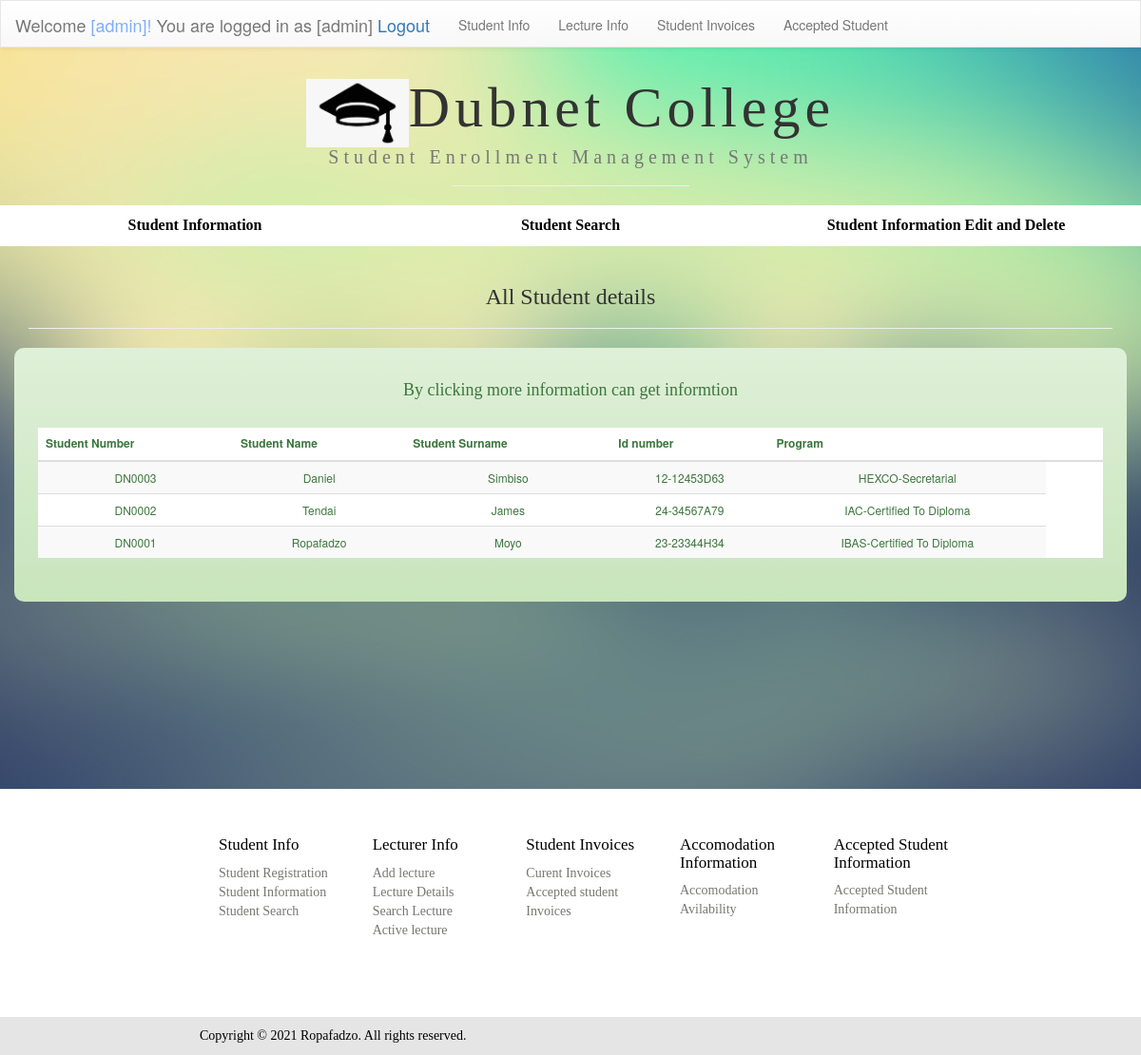
The app's page /studentinfo.php (signed in) with its own data.
### tables this page shows
CREATE TABLE `admission` (
  `id` varchar(255) NOT NULL,
  `sname` varchar(200) NOT NULL,
  `gname` varchar(200) NOT NULL,
  `contact` int(10) NOT NULL,
  `email` varchar(100) NOT NULL,
  `addy` longtext NOT NULL,
  `gender` varchar(255) NOT NULL,
  `idnumber` varchar(255) NOT NULL,
  `nationality` varchar(255) NOT NULL,
  `course` varchar(255) NOT NULL
);

### studentinfo.php (the view, shortened to what this page needs)
<?php
$servername = "localhost";
$username = "root";
$password = "";
$db = "student_admission";
$cn = mysqli_connect($servername, $username, $password, $db);
?>
<!DOCTYPE html
    PUBLIC "-//W3C//DTD XHTML 1.0 Transitional//EN" "http://www.w3.org/TR/xhtml1/DTD/xhtml1-transitional.dtd">
<html xmlns="http://www.w3.org/1999/xhtml">
<head>
    <link rel="stylesheet" href="css/bootstrap.min.css">
    <link rel="stylesheet" href="css/bootstrap-theme.min.css">
    <link rel="stylesheet" href="css/hide.css">
    <link href="css/menu.css" rel="stylesheet" type="text/css" />
</head>
<body>
    <header class="nav-down ">
        <nav style=" border-radius: 0px; height:20px;background-color:#FFF" class="navbar navbar-default">
            <div class="container-fluid">
                <div class="navbar-header">
                    <p class="navbar-brand">Welcome <font color="#7eaefc"><?php echo $_SESSION['username']; ?>!</font>
                        You
                        are logged in as <?php echo $_SESSION['username']; ?> <a href="adminlogin.php">Logout</a>
                </div>
                <div class="collapse navbar-collapse" id="bs-example-navbar-collapse-1">
                    <ul class="nav navbar-nav">
                        <li><a href="studentinfo.php">Student Info</a></li>
                        <li><a href="lecinfo.php">Lecture Info</a></li>
                        <li><a href="invoice.php">Student Invoices</a></li>
                        <li><a href="accepted.php">Accepted Student</a></li>
                    </ul>
                </div>
            </div>
        </nav>
    </header>
    <main>
        <div class="container-fluid">
            <div class="row">
                <h1 class="text-center "><img width="9%" src="images/menu/logol.png">Dubnet College<br /><small
                        style="font-size:20px">Student Enrollment Management System</small></h1>
                <hr width="250px">
            </div>
        </div>
        <div class="container-fluid">
            <div class="row">
                <ul class="nav  nav-justified" style="background-color:#FFF;">
                    <li class="active" style="font-family:calibri; font-size:16px;"><a style="color:#000"
                            href="studentinfo.php"><strong>Student Information</strong></a></li>
                    <li style="font-family:calibri; font-size:16px;"><a style="color:#000"
                            href="studentsearch.php"><strong>Student Search</strong></a></li>
                    <li id="lockk" style="font-family:calibri; font-size:16px;"><a style="color:#000"
                            href="studentedit.php"><strong>Student Information Edit and Delete</strong></a></li>
                </ul>
            </div>
        </div>
        <div class="container">
            <div class="row">
                <div class="col-md-12 col-xs-12">
                    <div class="page-header">
                        <h3 style="font-family:calibri;" class="text-center">All Student details</h3>
                    </div>
                </div>
            </div>
        </div>
        <div style="border-radius:10px; padding:25px;" class="container alert-success">
            <div class="row">
                <div class="col-md-12 ">
                    <h4 style="font-family:calibri;" class="text-center">By clicking more information can get informtion
                    </h4>
                    <br />
                    <table style="background-color:#FFF; font-size:12px; " class="table table-striped table-hover">
                        <thead>
                            <tr>
                                <th valign=""><strong>Student Number</strong></th>
                                <th><strong>Student Name</strong></th>
                                <th><strong>Student Surname</strong></th>
                                <th><strong>Id number</strong></th>
                                <th><strong>Program</strong></th>
                                <th></th>
                                <th></th>
                            </tr>
                        </thead>
                        <tbody>
                            <?php
                            $sel_query = "SELECT * FROM `admission` ORDER BY `id` DESC ";
                            $result = mysqli_query($cn, $sel_query);
                            while ($row = mysqli_fetch_assoc($result)) { ?>
                            <tr>
                                <td align="center"><?php echo $row["id"]; ?></td>
                                <td align="center"><?php echo $row["sname"]; ?> </td>
                                <td align="center"><?php echo $row["gname"]; ?></td>
                                <td align="center"><?php echo $row["idnumber"]; ?> </td>
                                <td align="center"><?php echo $row["course"]; ?></td>
                            </tr>
                            <?php $count++;
                            } ?>
                        </tbody>
                    </table>
                </div>
                <div class="col-md-4">
                </div>
            </div>
        </div>
    </main>
</body>
<footer class=" footer">
    <link href="css/menu.css" rel="stylesheet" type="text/css" />
    <br>
    <div class="container-fluid footer">
        <div class="row">
            <br>
            <div class="col-md-10 col-md-push-2">
                <div style="text-align: left;" class="col-md-2">
                    <h5 style="font-size: 17px;">Student Info</h5>
                    <p><a style="color: #767773" href="#">Student Registration</a><br>
                        <a style="color: #767773" href="#">Student Information</a><br>
                        <a style="color: #767773" href="#">Student Search</a><br>
                    </p>
                </div>
                <div style="text-align: left;" class="col-md-2">
                    <h5 style="font-size: 17px;">Lecturer Info</h5>
                    <p><a style="color: #767773" href="#">Add lecture</a><br>
                        <a style="color: #767773" href="#">Lecture Details</a><br>
                        <a style="color: #767773" href="#">Search Lecture</a><br>
                        <a style="color: #767773" href="#">Active lecture</a><br>
                    </p>
                </div>
                <div style="text-align: left;" class="col-md-2">
                    <h5 style="font-size: 17px;">Student Invoices</h5>
                    <p><a style="color: #767773" href="#">Curent Invoices</a><br>
                        <a style="color: #767773" href="#">Accepted student Invoices</a>
                    </p>
                </div>
                <div style="text-align: left;" class="col-md-2">
                    <h5 style="font-size: 17px;">Accomodation Information</h5>
                    <p><a style="color: #767773" href="#">Accomodation Avilability</a></p>
                </div>
                <div style="text-align: left;" class="col-md-2">
                    <h5 style="font-size: 17px;">Accepted Student Information</h5>
                    <p id=""><a style="color: #767773" href="#">Accepted Student Information</a></p>
                </div>
            </div>
        </div>
    </div>
    <div class="container-fluid foot2">
        <div class="row">
            <div style="padding: 10px;" class="col-md-10 col-md-push-2">
                Copyright © 2021 Ropafadzo. All rights reserved.
            </div>
        </div>
    </div>
</footer>
</html>

### css/hide.css (style rules this page uses)
body { padding-top: 50px; }
header { height: 40px; z-index: 1; position:fixed; top: 0; transition: top 0.2s ease-in-out; width: 100%; }
main { height:780px; }

### css/menu.css (style rules this page uses)
body { background:url(../images/background.jpg) no-repeat center center fixed ; -webkit-background-size:cover; -moz-background-size:cover; -o-background-size:cover; background-size:cover; }
h1 { text-align:center; font-family:"calibri"; font-size:60px; padding-top:10px; letter-spacing:5px; }
.table { background-color:rgba(0, 0, 0, 0.5); border:none; }
.footer { background-color: rgb(255, 255, 255); height: 220px; color: #000000; font-family:"calibri"; }
.foot2 { background-color: rgb(229, 229, 229); height: 40px; color: #000000; font-family:"calibri"; }

### records on screen
admission: id "DN0003", sname "Daniel", gname "Simbiso", idnumber "12-12453D63", course "HEXCO-Secretarial"
admission: id "DN0002", sname "Tendai", gname "James", idnumber "24-34567A79", course "IAC-Certified To Diploma"
admission: id "DN0001", sname "Ropafadzo", gname "Moyo", idnumber "23-23344H34", course "IBAS-Certified To Diploma"

### other values on screen
$_SESSION['username'] "[admin]"
